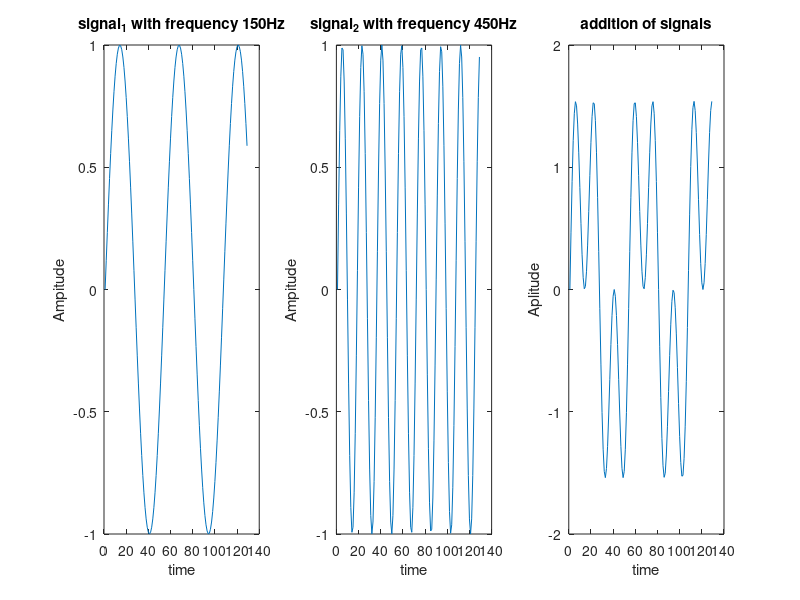

This figure's MATLAB source:
%Add x1 and x2 to generate 'xadd'
fs = 8000;
x1 = 150;
x2 = 450;
x3 = 1500;
N = 128;
t = 0 : 1/fs : N/fs;
signal1 = sin(2*pi*x1*t);
subplot(1,3,1);
plot(signal1);
title('signal_1 with frequency 150Hz');
xlabel('time');
ylabel('Ampitude');
signal2 = sin(2*pi*x2*t);
subplot(1,3,2);
plot(signal2);
title('signal_2 with frequency 450Hz');
xlabel('time');
ylabel('Ampitude');
signal3 = sin(2*pi*x3*t);
subplot(1,3,3);
signal = signal1 + signal2;
subplot(1,3,3);
plot(signal);
title('addition of signals');
xlabel('time');
ylabel('Aplitude');